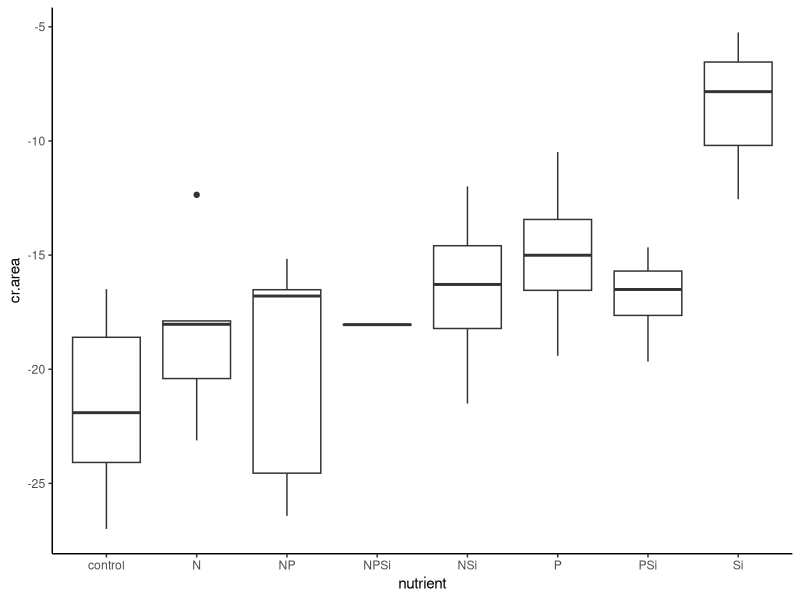
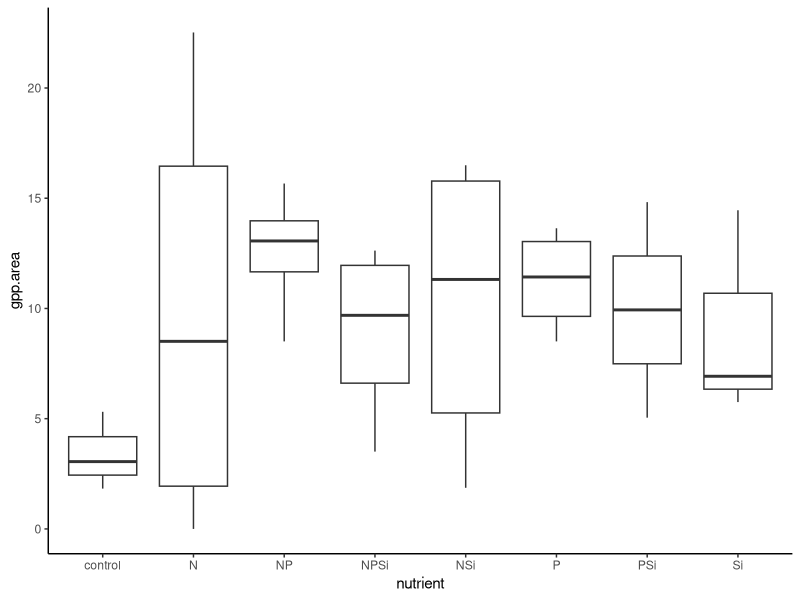
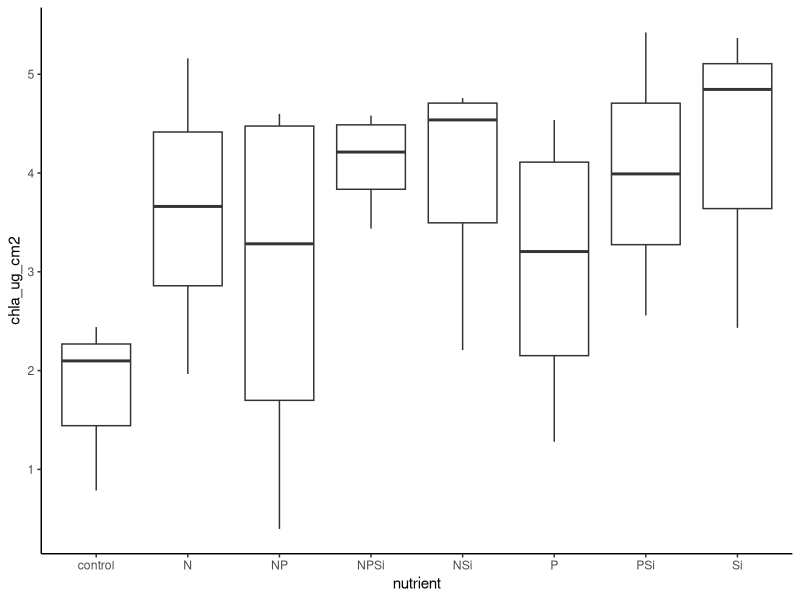
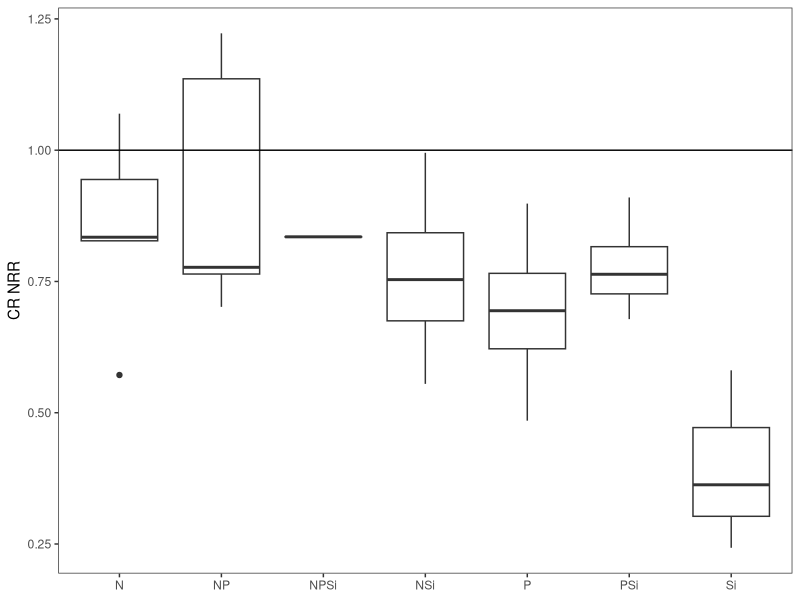
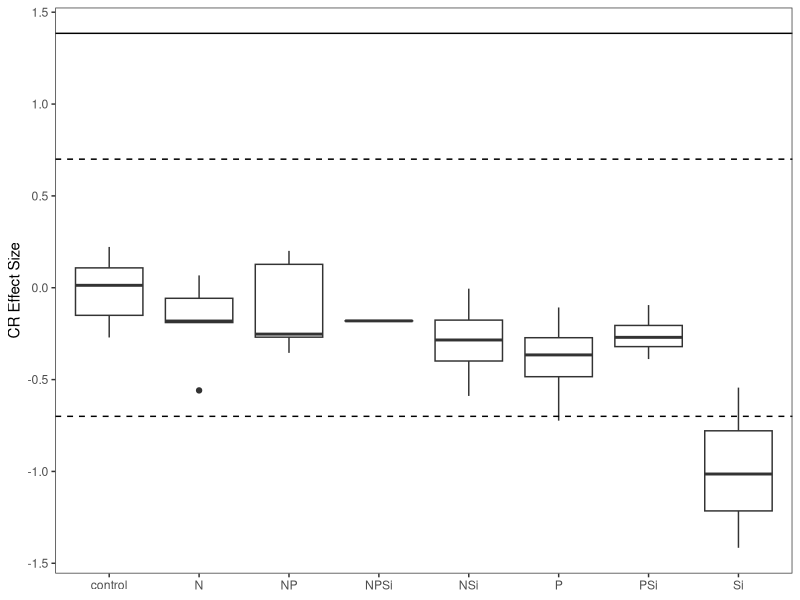
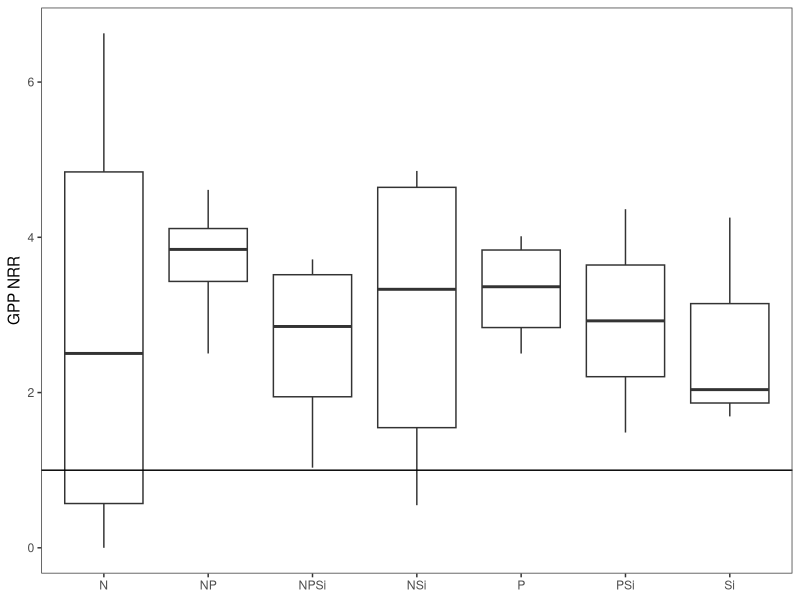
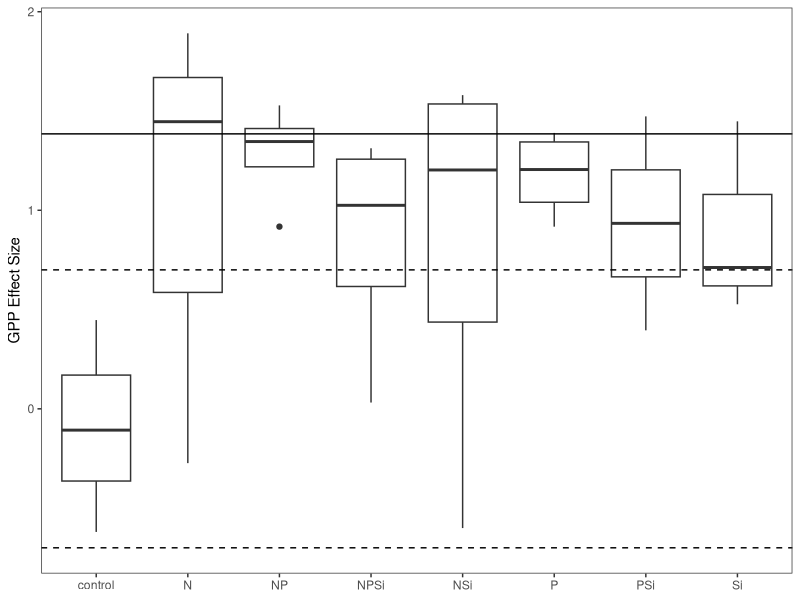
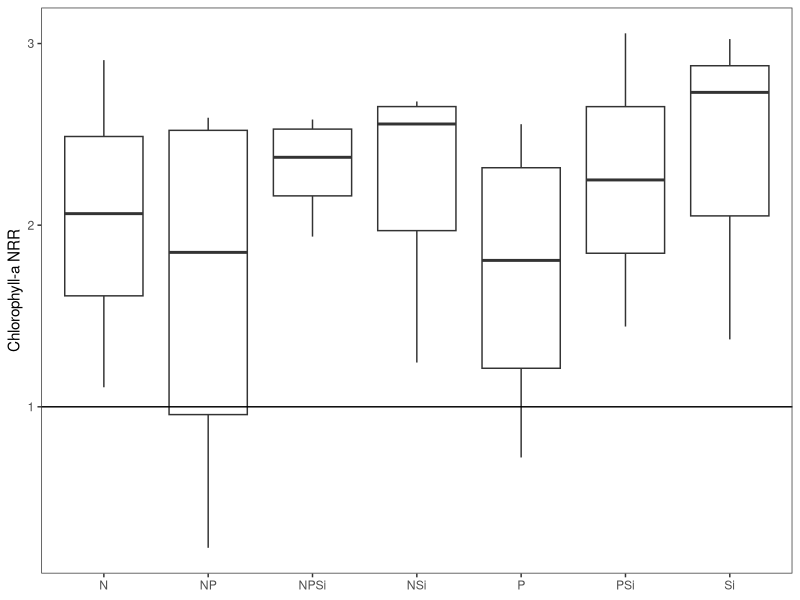

Reproduce these figures in R, in order. (Note: this script raises an error after producing the figures.)
#Author:  Clay Arango
#Creation date: 10-Feb-19
#Script to analyze NDS data from Summer 2018 WSB work with S. Roley and A. Alexiades

#packages
install.packages("nlme")
install.packages("nortest")
install.packages("plyr")
install.packages("dplyr")
install.packages("multcomp")
install.packages("MASS")
install.packages("ggplot2")
library(nlme)
library(nortest)
library(plyr)
library(dplyr)
library(multcomp)
library(MASS)
library(ggplot2)

#Load data
cen_lan_summer <- read.table(file="cen_lan_summer.csv", header=T, sep=",")

#set variable
d = cen_lan_summer

#evaluate data to make sure factors are correct
names(d)

unique(d$nutrient) #control, N, NP, NPSi, NSi, P, PSi, Si
unique(d$N) #should be 0 and 1
unique(d$P) #should be 0 and 1
unique(d$Si) #should be 0 and 1
unique(d$top) #should be "sponge" and "glass"
#if need to change, use recode function below. 
d$top<-recode(d$top, "cellulose" ="sponge")
str(d)

#convert N and P vand Si alues (0 or 1 for absence or presence) to factors
d$N<-as.factor(d$N)
d$P<-as.factor(d$P)
d$Si<-as.factor(d$Si)
str(d)

#subset data into gpp and cr response
d.cr = subset(d, top=="sponge", data=d)
d.gpp = subset(d, top=="glass", data=d)

#check for outliers and check data entry before calculating CR-NRR
ggplot(d.cr, aes(x=nutrient, y=cr.area)) + geom_boxplot() + theme_classic()
#N group is very spread out

#calculate nrr for cr
x<-ddply(d.cr, "nutrient", summarise, ave_cr = mean(cr.area, na.rm=T)) 
x
d.cr$cr.nrr = d.cr$cr.area/-21.614009 #divide by control ave_cr

#check for outliers and check data entry before calculating GPP- and chla-NRR
ggplot(d.gpp, aes(x=nutrient, y=gpp.area)) + geom_boxplot() + theme_classic()
#no outliers
ggplot(d.gpp, aes(x=nutrient, y=chla_ug_cm2)) + geom_boxplot() + theme_classic()
#no outliers

#calculate nrr for gpp and chla
x<- ddply(d.gpp, "nutrient", summarise, ave_gpp = mean(gpp.area, na.rm=T), ave_chla = mean(chla_ug_cm2, na.rm=T)) 
x
d.gpp$gpp.nrr = d.gpp$gpp.area/3.398031 #divide by control ave_gpp
d.gpp$chla.nrr = d.gpp$chla_ug_cm2/1.774638 #divide by control ave_chla
#use to exclude outliers
#x1<- ddply(subset(d.gpp, !(nds.id=="F6")), "nutrient", summarise, ave_chla = mean(chla_ug_cm2, na.rm=T)) 
#x1
#d.gpp$chla.nrr_1<-d.gpp$chla_ug_cm2/2.700340

#combine into one file and export
d.cr$chla.nrr<-NA
#d.cr$chla.nrr_1<-NA#for excluded outliers
d.cr$gpp.nrr<-NA
d.gpp$cr.nrr<-NA
d.nrr<-rbind(d.cr, d.gpp)
d.nrr$site.date<-"cen_lan_summer"
d.nrr$gpp.es<-log(d.nrr$gpp.nrr)
d.nrr$cr.es<-log(d.nrr$cr.nrr)
d.nrr$chla.es<-log(d.nrr$chla.nrr)

write.table(d.nrr, "cen_lan_summer_nrr.csv",  sep=",", quote=F, row.names =F)

###############
#plots of NRR
##############
ggplot(data=subset(d.cr, !(nutrient=="control")), aes(x=nutrient, y=cr.nrr))+geom_boxplot()+theme_bw()+
  ylab("CR NRR")+geom_abline(slope = 0, intercept = 1)+
  theme(axis.title.x=element_blank(), panel.grid.minor=element_blank(), panel.grid.major=element_blank())
#no limitation

ggplot(data=subset(d.nrr, (top=="sponge")), aes(x=nutrient, y=cr.es))+geom_boxplot()+theme_bw()+
  ylab("CR Effect Size")+geom_hline(yintercept = 0.7, lty="dashed")+ geom_hline(yintercept = -0.7, lty="dashed")+
  geom_hline(yintercept = 1.385)+
  theme(axis.title.x=element_blank(), panel.grid.minor=element_blank(), panel.grid.major=element_blank())
#nothing over 1.385, so no significance?

ggplot(data=subset(d.gpp, !(nutrient=="control")), aes(x=nutrient, y=gpp.nrr))+geom_boxplot()+theme_bw()+
  ylab("GPP NRR")+geom_abline(slope = 0, intercept = 1)+
  theme(axis.title.x=element_blank(), panel.grid.minor=element_blank(), panel.grid.major=element_blank())
#possible N+P colimitation and Si limitation

ggplot(data=subset(d.nrr, top =="glass"),aes(x=nutrient, y=gpp.es))+geom_boxplot()+theme_bw()+
  ylab("GPP Effect Size")+geom_hline(yintercept = 0.7, lty="dashed")+
  geom_hline(yintercept = -0.7, lty="dashed")+ geom_hline(yintercept = 1.385)+
  theme(axis.title.x=element_blank(), panel.grid.minor=element_blank(), panel.grid.major=element_blank())
#possible N limitation?

ggplot(data=subset(d.gpp, !(nutrient=="control")), aes(x=nutrient, y=chla.nrr))+geom_boxplot()+theme_bw()+
  ylab("Chlorophyll-a NRR")+geom_abline(slope = 0, intercept = 1)+ 
  theme(axis.title.x=element_blank(), panel.grid.minor=element_blank(), panel.grid.major=element_blank())
#N+si limitation

ggplot(data=subset(d.nrr, (top=="glass")), aes(x=nutrient, y=chla.es))+geom_boxplot()+theme_bw()+
  ylab("Chla Effect Size")+ geom_hline(yintercept = 0.7, lty="dashed")+ geom_hline(yintercept = -0.7, lty="dashed")+    
  geom_hline(yintercept = 1.385)+
  theme(axis.title.x=element_blank(), panel.grid.minor=element_blank(), panel.grid.major=element_blank())
#nothing over 1.385 so no significance?

##########
#NRR Summary Files
#########

GPP_sum<-ddply(d.gpp, "nutrient", summarise, ave_nrr.gpp=mean(gpp.nrr, na.rm=T), sd_nrr.gpp=sd(gpp.nrr, na.rm=T), 
               se_nrr.gpp =(sd(gpp.nrr)/sqrt(sum(!is.na(gpp.nrr)))), 
               ci95_nrr.gpp = (1.96*(sd(gpp.nrr)/sqrt(sum(!is.na(gpp.nrr))))),
               ave_nrr.chla=mean(chla.nrr, na.rm=T), sd_nrr.chla=sd(chla.nrr, na.rm=T), 
               se_nrr.chla =(sd(chla.nrr)/sqrt(sum(!is.na(chla.nrr)))), 
               ci95_nrr.chla = (1.96*(sd(chla.nrr)/sqrt(sum(!is.na(chla.nrr))))))
CR_sum<-ddply(d.cr, "nutrient", summarise, ave_nrr.cr=mean(cr.nrr, na.rm=T), sd_nrr.cr=sd(cr.nrr, na.rm=T), 
              se_nrr.cr =(sd(cr.nrr)/sqrt(sum(!is.na(cr.nrr)))), 
              ci95_nrr.cr = (1.96*(sd(cr.nrr)/sqrt(sum(!is.na(cr.nrr))))))

#now combine into one and export
d.sum<-merge(GPP_sum, CR_sum, by="nutrient")
d.sum$site_date<-"cen_lan_summer"
write.table(d.sum, "cen_lan_summer_summ.csv",  sep=",", quote=F, row.names=F)

############################################################
#analyze RESPIRATION data
############################################################

M1<-gls(cr.area~N*P*Si, data=d.cr, na.action=na.omit)
E1<-residuals(M1)
qqnorm(E1)
qqline(E1)
ad.test(E1)
   #residuals are normally distributed
hist(E1)  
plot(M1)
   #this doesn't look good

plot(filter(d.cr, !is.na(cr.area)) %>% dplyr::select(nutrient), 
     E1, xlab="nutrient", ylab="Residuals")
bartlett.test(cr.area~nutrient, data=d.cr)
   
anova(M1)
  

##########################################################
#do multiple 2 way ANOVAs to improve our ability to interpret
##########################################################
#N and P
M1<-gls(cr.area~N*P, data=d.cr, na.action=na.omit)
E1<-residuals(M1)
qqnorm(E1)
qqline(E1)
ad.test(E1)
#residuals are normally distributed, p=0.5259
hist(E1)  
plot(M1)

bartlett.test(cr.area~nutrient, data=d.cr)
#variance test OK

anova(M1) #interpretation, no limitation

#remove NA for plotting
xx = na.omit(subset(d.cr, select = c(N,P,cr.area)))
interaction.plot(xx$N, xx$P, xx$cr.area)

#N and Si
M1<-gls(cr.area~N*Si, data=d.cr, na.action=na.omit)
E1<-residuals(M1)
qqnorm(E1)
qqline(E1)
ad.test(E1)
#residuals are normally distributed, p=0.7471
hist(E1)  
plot(M1)

bartlett.test(cr.area~nutrient, data=d.cr)
#variance test OK

anova(M1) #interpretation, no limitation

#remove NA for plotting
xx = na.omit(subset(d.cr, select = c(N,Si,cr.area)))
interaction.plot(xx$N, xx$Si, xx$cr.area)

#P and Si
M1<-gls(cr.area~P*Si, data=d.cr, na.action=na.omit)
E1<-residuals(M1)
qqnorm(E1)
qqline(E1)
ad.test(E1)
#residuals are normally distributed, p=0.05119
hist(E1)  
plot(M1)

bartlett.test(cr.area~nutrient, data=d.cr)
#variance test OK

anova(M1) #no limitation (Si somewhat suppressive)

#remove NA for plotting
xx = na.omit(subset(d.cr, select = c(P,Si,cr.area)))
interaction.plot(xx$P, xx$Si, xx$cr.area)
##########################################################
##########################################################


x <- group_by(d.cr, nutrient) %>%  # Grouping function causes subsequent functions to aggregate by season and reach
  summarize(cr.mean = abs(mean(cr.area, na.rm = TRUE)), # na.rm = TRUE to remove missing values
            cr.sd=abs(sd(cr.area, na.rm = TRUE)),  # na.rm = TRUE to remove missing values
            n = sum(!is.na(cr.area)), # of observations, excluding NAs. 
            cr.se=cr.sd/sqrt(n))

ggplot(data=x, aes(x=nutrient, y=cr.mean)) + 
  geom_bar(stat="identity", position=position_dodge(), color = "black") + 
  geom_errorbar(aes(ymin=cr.mean, ymax=cr.mean+cr.se), width=0.2, 
                position=position_dodge(0.9)) + 
  xlab("Nutrient") +
  ylab(expression(Respiration~(ug~O[2]~m^{-2}~h^{-1}))) +
  ylim(0,20) +
  labs(fill="Light") +
  theme_bw() +
  theme(panel.grid.major=element_blank(),
        panel.grid.minor=element_blank(),
        legend.title=element_text(size=6),
        legend.key=element_blank(), 
        legend.position=c(0.5,0.95), 
        legend.text=element_text(size=8), 
        legend.background=element_blank(), 
        legend.direction="horizontal", 
        legend.key.size=unit(0.3, "cm"), 
        axis.title.y=element_text(size=8), 
        axis.title.x=element_text(size=8), 
        axis.text.x=element_text(size=8))

#ggsave('output/figures/Ring_summer.tiff',
#       units="in",
#       width=3.25,
#       height=3.25,
#       dpi=1200,
#       compression="lzw")

#summarize nrr
x <- group_by(d.cr, nutrient) %>%  # Grouping function causes subsequent functions to aggregate by season and reach
  summarize(cr.mean = abs(mean(cr.nrr, na.rm = TRUE)), # na.rm = TRUE to remove missing values
            cr.sd=abs(sd(cr.nrr, na.rm = TRUE)),  # na.rm = TRUE to remove missing values
            n = sum(!is.na(cr.nrr)), # of observations, excluding NAs. 
            cr.se=cr.sd/sqrt(n))

############################################################
#analyze the PRODUCTION data
############################################################

M1<-gls(gpp.area~N*P*Si, data=d.gpp, na.action=na.omit) 
E1<-residuals(M1)
qqnorm(E1)
qqline(E1)
ad.test(E1)
  #residuals are good p = 0.9518
   
hist(E1, xlab="residuals", main="")
plot(M1)

plot(filter(d.gpp, !is.na(gpp.area)) %>% dplyr::select(nutrient), 
     E1, xlab="nutrient", ylab="Residuals")
bartlett.test(gpp.area~nutrient, data=d.gpp)
  #variance is good p = 0.2745
   
anova(M1)
  
x <- group_by(d.gpp, nutrient) %>%  # Grouping function causes subsequent functions to aggregate by season and reach
  summarize(gpp.mean = abs(mean(gpp.area, na.rm = TRUE)), # na.rm = TRUE to remove missing values
            gpp.sd=abs(sd(gpp.area, na.rm = TRUE)),  # na.rm = TRUE to remove missing values
            n = sum(!is.na(gpp.area)), # of observations, excluding NAs. 
            gpp.se=gpp.sd/sqrt(n))

ggplot(data=x, aes(x=nutrient, y=gpp.mean)) + 
  geom_bar(stat="identity", position=position_dodge(), color = "black") + 
  geom_errorbar(aes(ymin=gpp.mean, ymax=gpp.mean+gpp.se), width=0.2, 
                position=position_dodge(0.9)) + 
  xlab("Nutrient") +
  ylab(expression(Production~(ug~O[2]~m^{-2}~h^{-1}))) +
  labs(fill="Light") +
  theme_bw() +
  theme(panel.grid.major=element_blank(),
        panel.grid.minor=element_blank(), 
        legend.title=element_text(size=6), 
        legend.key=element_blank(),  
        legend.position=c(0.5,0.95),  
        legend.text=element_text(size=8),  
        legend.background=element_blank(),  
        legend.direction="horizontal",  
        legend.key.size=unit(0.3, "cm"),  
        axis.title.y=element_text(size=8),  
        axis.title.x=element_text(size=8),  
        axis.text.x=element_text(size=8))

#ggsave('output/figures/gppByNutrient.tiff',
#       units="in",
#       width=3.25,
#       height=3.25,
#       dpi=1200,
#       compression="lzw")


#summarize nrr
x <- group_by(d.gpp, nutrient) %>%  # Grouping function causes subsequent functions to aggregate by season and reach
  summarize(gpp.mean = abs(mean(gpp.nrr, na.rm = TRUE)), # na.rm = TRUE to remove missing values
            gpp.sd=abs(sd(gpp.nrr, na.rm = TRUE)),  # na.rm = TRUE to remove missing values
            n = sum(!is.na(gpp.nrr)), # of observations, excluding NAs. 
            gpp.se=gpp.sd/sqrt(n))

############################################################
#analyze the CHL-A biomass on disks

M1<-gls(chla_ug_cm2~N*P*Si, data=d.gpp, na.action=na.omit)
E1<-residuals(M1)
qqnorm(E1)
qqline(E1)
ad.test(E1)
  #residuals look good (p=0.1037)
hist(E1)
plot(M1)

bartlett.test(chla_ug_cm2~nutrient, data=d.gpp)
  #variance OK 0.6589

anova(M1)
